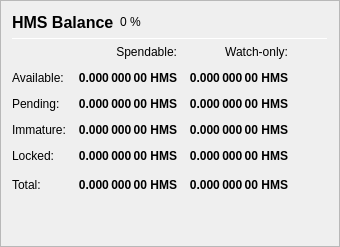
                   <widget class="QFrame" name="frame_Balances">
                    <property name="frameShape">
                     <enum>QFrame::StyledPanel</enum>
                    </property>
                    <property name="frameShadow">
                     <enum>QFrame::Raised</enum>
                    </property>
                    <layout class="QVBoxLayout" name="verticalLayout_4">
                     <item>
                      <layout class="QHBoxLayout" name="horizontalLayout_4">
                       <item>
                        <widget class="QLabel" name="label_5">
                         <property name="minimumSize">
                          <size>
                           <width>0</width>
                           <height>20</height>
                          </size>
                         </property>
                         <property name="font">
                          <font>
                           <pointsize>12</pointsize>
                           <weight>75</weight>
                           <bold>true</bold>
                          </font>
                         </property>
                         <property name="text">
                          <string>HMS Balance</string>
                         </property>
                        </widget>
                       </item>
                       <item>
                        <widget class="QLabel" name="labelHMSPercent">
                         <property name="text">
                          <string notr="true">0 %</string>
                         </property>
                        </widget>
                       </item>
                       <item>
                        <spacer name="horizontalSpacer_3">
                         <property name="orientation">
                          <enum>Qt::Horizontal</enum>
                         </property>
                         <property name="sizeHint" stdset="0">
                          <size>
                           <width>40</width>
                           <height>20</height>
                          </size>
                         </property>
                        </spacer>
                       </item>
                      </layout>
                     </item>
                     <item>
                      <widget class="Line" name="line_Balance">
                       <property name="minimumSize">
                        <size>
                         <width>0</width>
                         <height>1</height>
                        </size>
                       </property>
                       <property name="maximumSize">
                        <size>
                         <width>16777215</width>
                         <height>1</height>
                        </size>
                       </property>
                       <property name="orientation">
                        <enum>Qt::Horizontal</enum>
                       </property>
                      </widget>
                     </item>
                     <item>
                      <layout class="QGridLayout" name="gridLayout">
                       <property name="spacing">
                        <number>12</number>
                       </property>
                       <item row="0" column="1">
                        <widget class="QLabel" name="labelSpendable">
                         <property name="text">
                          <string>Spendable:</string>
                         </property>
                         <property name="alignment">
                          <set>Qt::AlignRight|Qt::AlignTrailing|Qt::AlignVCenter</set>
                         </property>
                        </widget>
                       </item>
                       <item row="0" column="2">
                        <widget class="QLabel" name="labelWatchonly">
                         <property name="text">
                          <string>Watch-only:</string>
                         </property>
                         <property name="alignment">
                          <set>Qt::AlignRight|Qt::AlignTrailing|Qt::AlignVCenter</set>
                         </property>
                        </widget>
                       </item>
                       <item row="1" column="0">
                        <widget class="QLabel" name="labelBalanceText">
                         <property name="text">
                          <string>Available:</string>
                         </property>
                        </widget>
                       </item>
                       <item row="1" column="1">
                        <widget class="QLabel" name="labelBalance">
                         <property name="font">
                          <font>
                           <weight>75</weight>
                           <bold>true</bold>
                          </font>
                         </property>
                         <property name="cursor">
                          <cursorShape>IBeamCursor</cursorShape>
                         </property>
                         <property name="toolTip">
                          <string>Your current spendable balance</string>
                         </property>
                         <property name="text">
                          <string notr="true">0.000 000 00 HMS</string>
                         </property>
                         <property name="alignment">
                          <set>Qt::AlignRight|Qt::AlignTrailing|Qt::AlignVCenter</set>
                         </property>
                         <property name="textInteractionFlags">
                          <set>Qt::LinksAccessibleByMouse|Qt::TextSelectableByKeyboard|Qt::TextSelectableByMouse</set>
                         </property>
                        </widget>
                       </item>
                       <item row="1" column="2">
                        <widget class="QLabel" name="labelWatchAvailable">
                         <property name="font">
                          <font>
                           <weight>75</weight>
                           <bold>true</bold>
                          </font>
                         </property>
                         <property name="cursor">
                          <cursorShape>IBeamCursor</cursorShape>
                         </property>
                         <property name="toolTip">
                          <string>Your current balance in watch-only addresses</string>
                         </property>
                         <property name="text">
                          <string notr="true">0.000 000 00 HMS</string>
                         </property>
                         <property name="alignment">
                          <set>Qt::AlignRight|Qt::AlignTrailing|Qt::AlignVCenter</set>
                         </property>
                         <property name="textInteractionFlags">
                          <set>Qt::LinksAccessibleByMouse|Qt::TextSelectableByKeyboard|Qt::TextSelectableByMouse</set>
                         </property>
                        </widget>
                       </item>
                       <item row="2" column="0">
                        <widget class="QLabel" name="labelPendingText">
                         <property name="text">
                          <string>Pending:</string>
                         </property>
                        </widget>
                       </item>
                       <item row="2" column="1">
                        <widget class="QLabel" name="labelUnconfirmed">
                         <property name="font">
                          <font>
                           <weight>75</weight>
                           <bold>true</bold>
                          </font>
                         </property>
                         <property name="cursor">
                          <cursorShape>IBeamCursor</cursorShape>
                         </property>
                         <property name="toolTip">
                          <string>Total of transactions that have yet to be confirmed, and do not yet count toward the spendable balance</string>
                         </property>
                         <property name="text">
                          <string notr="true">0.000 000 00 HMS</string>
                         </property>
                         <property name="alignment">
                          <set>Qt::AlignRight|Qt::AlignTrailing|Qt::AlignVCenter</set>
                         </property>
                         <property name="textInteractionFlags">
                          <set>Qt::LinksAccessibleByMouse|Qt::TextSelectableByKeyboard|Qt::TextSelectableByMouse</set>
                         </property>
                        </widget>
                       </item>
                       <item row="2" column="2">
                        <widget class="QLabel" name="labelWatchPending">
                         <property name="font">
                          <font>
                           <weight>75</weight>
                           <bold>true</bold>
                          </font>
                         </property>
                         <property name="cursor">
                          <cursorShape>IBeamCursor</cursorShape>
                         </property>
                         <property name="toolTip">
                          <string>Unconfirmed transactions to watch-only addresses</string>
                         </property>
                         <property name="text">
                          <string notr="true">0.000 000 00 HMS</string>
                         </property>
                         <property name="alignment">
                          <set>Qt::AlignRight|Qt::AlignTrailing|Qt::AlignVCenter</set>
                         </property>
                         <property name="textInteractionFlags">
                          <set>Qt::LinksAccessibleByMouse|Qt::TextSelectableByKeyboard|Qt::TextSelectableByMouse</set>
                         </property>
                        </widget>
                       </item>
                       <item row="3" column="0">
                        <widget class="QLabel" name="labelImmatureText">
                         <property name="text">
                          <string>Immature:</string>
                         </property>
                        </widget>
                       </item>
                       <item row="3" column="1">
                        <widget class="QLabel" name="labelImmature">
                         <property name="font">
                          <font>
                           <weight>75</weight>
                           <bold>true</bold>
                          </font>
                         </property>
                         <property name="cursor">
                          <cursorShape>IBeamCursor</cursorShape>
                         </property>
                         <property name="toolTip">
                          <string>Staked or masternode rewards that has not yet matured</string>
                         </property>
                         <property name="text">
                          <string notr="true">0.000 000 00 HMS</string>
                         </property>
                         <property name="alignment">
                          <set>Qt::AlignRight|Qt::AlignTrailing|Qt::AlignVCenter</set>
                         </property>
                         <property name="textInteractionFlags">
                          <set>Qt::LinksAccessibleByMouse|Qt::TextSelectableByKeyboard|Qt::TextSelectableByMouse</set>
                         </property>
                        </widget>
                       </item>
                       <item row="3" column="2">
                        <widget class="QLabel" name="labelWatchImmature">
                         <property name="font">
                          <font>
                           <weight>75</weight>
                           <bold>true</bold>
                          </font>
                         </property>
                         <property name="cursor">
                          <cursorShape>IBeamCursor</cursorShape>
                         </property>
                         <property name="toolTip">
                          <string>Staked or masternode rewards in watch-only addresses that has not yet matured</string>
                         </property>
                         <property name="text">
                          <string notr="true">0.000 000 00 HMS</string>
                         </property>
                         <property name="alignment">
                          <set>Qt::AlignRight|Qt::AlignTrailing|Qt::AlignVCenter</set>
                         </property>
                         <property name="textInteractionFlags">
                          <set>Qt::LinksAccessibleByMouse|Qt::TextSelectableByKeyboard|Qt::TextSelectableByMouse</set>
                         </property>
                        </widget>
                       </item>
                       <item row="4" column="0">
                        <widget class="QLabel" name="labelLockedBalanceText">
                         <property name="toolTip">
                          <string>Locked HMS or Masternode collaterals. These are excluded from zHMS minting.</string>
                         </property>
                         <property name="text">
                          <string>Locked:</string>
                         </property>
                        </widget>
                       </item>
                       <item row="4" column="1">
                        <widget class="QLabel" name="labelLockedBalance">
                         <property name="font">
                          <font>
                           <weight>75</weight>
                           <bold>true</bold>
                          </font>
                         </property>
                         <property name="cursor">
                          <cursorShape>IBeamCursor</cursorShape>
                         </property>
                         <property name="toolTip">
                          <string>Locked HMS or Masternode collaterals. These are excluded from zHMS minting.</string>
                         </property>
                         <property name="text">
                          <string notr="true">0.000 000 00 HMS</string>
                         </property>
                         <property name="alignment">
                          <set>Qt::AlignRight|Qt::AlignTrailing|Qt::AlignVCenter</set>
                         </property>
                         <property name="textInteractionFlags">
                          <set>Qt::LinksAccessibleByMouse|Qt::TextSelectableByKeyboard|Qt::TextSelectableByMouse</set>
                         </property>
                        </widget>
                       </item>
                       <item row="4" column="2">
                        <widget class="QLabel" name="labelWatchLocked">
                         <property name="font">
                          <font>
                           <weight>75</weight>
                           <bold>true</bold>
                          </font>
                         </property>
                         <property name="cursor">
                          <cursorShape>IBeamCursor</cursorShape>
                         </property>
                         <property name="toolTip">
                          <string>Current locked balance in watch-only addresses</string>
                         </property>
                         <property name="text">
                          <string notr="true">0.000 000 00 HMS</string>
                         </property>
                         <property name="alignment">
                          <set>Qt::AlignRight|Qt::AlignTrailing|Qt::AlignVCenter</set>
                         </property>
                         <property name="textInteractionFlags">
                          <set>Qt::LinksAccessibleByMouse|Qt::TextSelectableByKeyboard|Qt::TextSelectableByMouse</set>
                         </property>
                        </widget>
                       </item>
                       <item row="5" column="0">
                        <widget class="QLabel" name="labelTotalText">
                         <property name="toolTip">
                          <string>Your current Humanus balance, unconfirmed and immature transactions included</string>
                         </property>
                         <property name="text">
                          <string>Total:</string>
                         </property>
                        </widget>
                       </item>
                       <item row="5" column="1">
                        <widget class="QLabel" name="labelTotal">
                         <property name="font">
                          <font>
                           <weight>75</weight>
                           <bold>true</bold>
                          </font>
                         </property>
                         <property name="cursor">
                          <cursorShape>IBeamCursor</cursorShape>
                         </property>
                         <property name="toolTip">
                          <string>Your current Humanus balance, unconfirmed and immature transactions included</string>
                         </property>
                         <property name="text">
                          <string notr="true">0.000 000 00 HMS</string>
                         </property>
                         <property name="alignment">
                          <set>Qt::AlignRight|Qt::AlignTrailing|Qt::AlignVCenter</set>
                         </property>
                         <property name="textInteractionFlags">
                          <set>Qt::LinksAccessibleByMouse|Qt::TextSelectableByKeyboard|Qt::TextSelectableByMouse</set>
                         </property>
                        </widget>
                       </item>
                       <item row="5" column="2">
                        <widget class="QLabel" name="labelWatchTotal">
                         <property name="font">
                          <font>
                           <weight>75</weight>
                           <bold>true</bold>
                          </font>
                         </property>
                         <property name="cursor">
                          <cursorShape>IBeamCursor</cursorShape>
                         </property>
                         <property name="toolTip">
                          <string>Current total balance in watch-only addresses</string>
                         </property>
                         <property name="text">
                          <string notr="true">0.000 000 00 HMS</string>
                         </property>
                         <property name="alignment">
                          <set>Qt::AlignRight|Qt::AlignTrailing|Qt::AlignVCenter</set>
                         </property>
                         <property name="textInteractionFlags">
                          <set>Qt::LinksAccessibleByMouse|Qt::TextSelectableByKeyboard|Qt::TextSelectableByMouse</set>
                         </property>
                        </widget>
                       </item>
                       <item row="5" column="3">
                        <spacer name="horizontalSpacer_9">
                         <property name="orientation">
                          <enum>Qt::Horizontal</enum>
                         </property>
                         <property name="sizeHint" stdset="0">
                          <size>
                           <width>40</width>
                           <height>20</height>
                          </size>
                         </property>
                        </spacer>
                       </item>
                      </layout>
                     </item>
                     <item>
                      <spacer name="verticalSpacer_3">
                       <property name="orientation">
                        <enum>Qt::Vertical</enum>
                       </property>
                       <property name="sizeHint" stdset="0">
                        <size>
                         <width>20</width>
                         <height>40</height>
                        </size>
                       </property>
                      </spacer>
                     </item>
                    </layout>
                   </widget>
